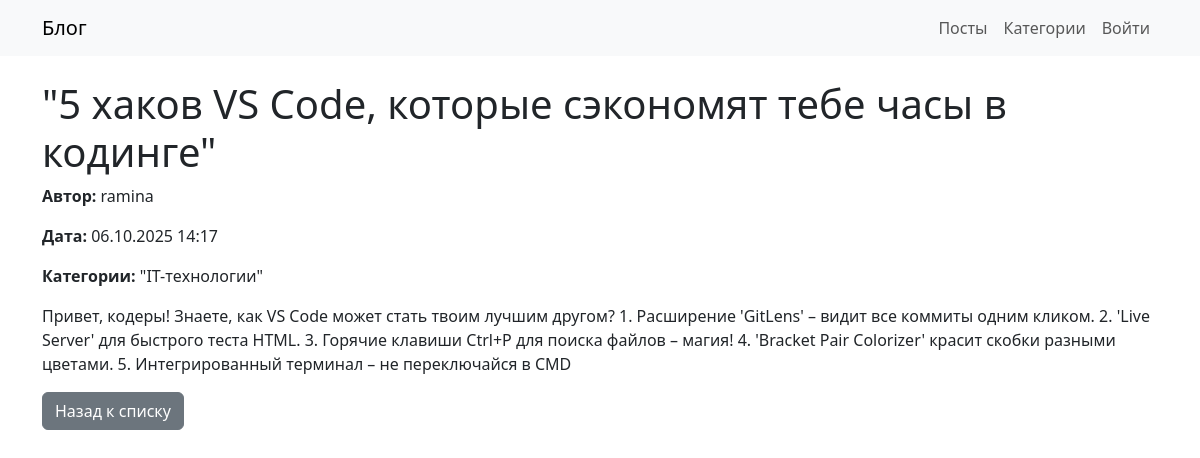
The app's page /posts/4/ with its own data.
### blog/models.py (models this page shows, shortened)
class Post(models.Model):
    title = models.CharField(max_length=200)
    text = models.TextField()
    author = models.ForeignKey(User, on_delete=models.CASCADE)
    categories = models.ManyToManyField(Category)
    created_at = models.DateTimeField(auto_now_add=True)

class Category(models.Model):
    name = models.CharField(max_length=100)

### blog/views.py (the view)
# urls.py: path('posts/<int:pk>/', PostDetailView.as_view(), name='post_detail'),
class PostDetailView(DetailView):
    model = Post
    template_name = 'blog/post_detail.html'
    context_object_name = 'post'

### templates/blog/post_detail.html (shortened to what this page needs)
{% extends 'blog/base.html' %}
{% block content %}
<h1>{{ post.title }}</h1>
<p><strong>Автор:</strong> {{ post.author }}</p>
<p><strong>Дата:</strong> {{ post.created_at|date:"d.m.Y H:i" }}</p>
<p><strong>Категории:</strong> {% for cat in post.categories.all %}{{ cat.name }}{% if not forloop.last %}, {% endif %}{% endfor %}</p>
<div class="mb-3">{{ post.text|linebreaks }}</div>
<a href="{% url 'post_list' %}" class="btn btn-secondary">Назад к списку</a>
{% endblock %}

### records on screen
Post: title "\"5 хаков VS Code, которые сэкономят тебе часы в кодинге\"", author "ramina", created_at "06.10.2025 14:17", text "Привет, кодеры! Знаете, как VS Code может стать твоим лучшим другом? 1. Расширение 'GitLens' – видит все коммиты одним кликом. 2. 'Live Server' для быстрого теста HTML. 3. Горячие клавиши Ctrl+P для поиска файлов – магия! 4. 'Bracket Pair Colorizer' красит скобки разными цветами. 5. Интегрированный терминал – не переключайся в CMD"
Category: name "\"IT-технологии\""
